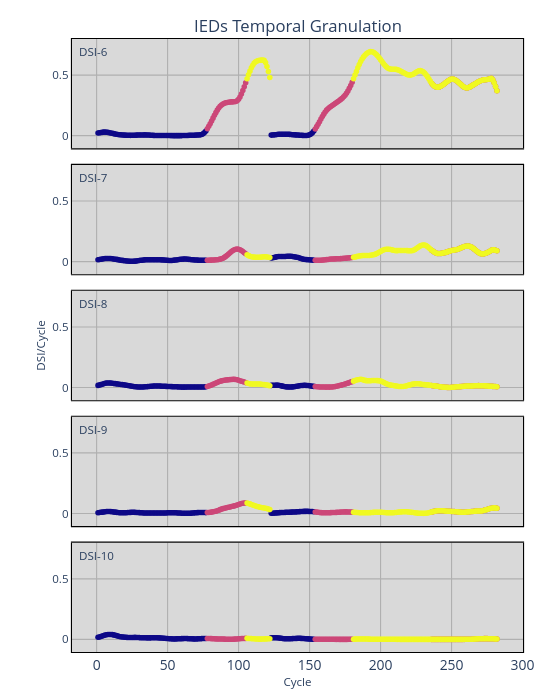

This figure's notebook cell:
### Code cell
brngs = [f'B1_{i+1}' for i in range(5)]
brngs = ['B1_1','B1_2','B1_3','B1_4','B1_5','B2_1','B2_2','B2_4',][:2]
paths = [f'Dataset\DSIR1n\{brng}.csv' for brng in brngs]
DSIs = [pd.read_csv(path) for path in paths]
#DSIs = [DSI.drop(["FTF"], axis=1) for DSI in DSIs]
ftrs = len(DSIs[0].columns)

teda=AutoCloud(m=1.9,nI=nI,nR=nR,nO=nO,ηS=[N1,N2,N3],act=act,
               tau=τ,eol=EOL,ref=ref,wtaG=WTAG,wtaP=WTAP,feedback=FEEDBACK,mO=mO,
               rho=RHO,lam=LAM,intr_state=INTR_STATE,
               rho_dyn=RHO_DYN,rho_eta=RHO_ETA,rho_T=RHO_T,rho_beta=RHO_BETA,rho_min=RHO_MIN,rho_max=RHO_MAX,
               rls_mode='pol',nf_rls=3,ff_rls=0.9,dt_rls=1e3,
               )
w = 2

for DSI in DSIs: 
    teda.SimGranulation(WindowDSI(DSI,w))
print(f"HI (HI_Granularity): cov={teda.cov:.3f} | sp={teda.sp:.3f} | V=média(cov*sp)={teda.V:.4f} | Vsum={teda.Vsum:.4f}")
PlotSimulation(teda=teda,mode='ply',xi=10, yf=100,ftrs=ftrs,dsi_mode='hide',w=25, h = 7)
